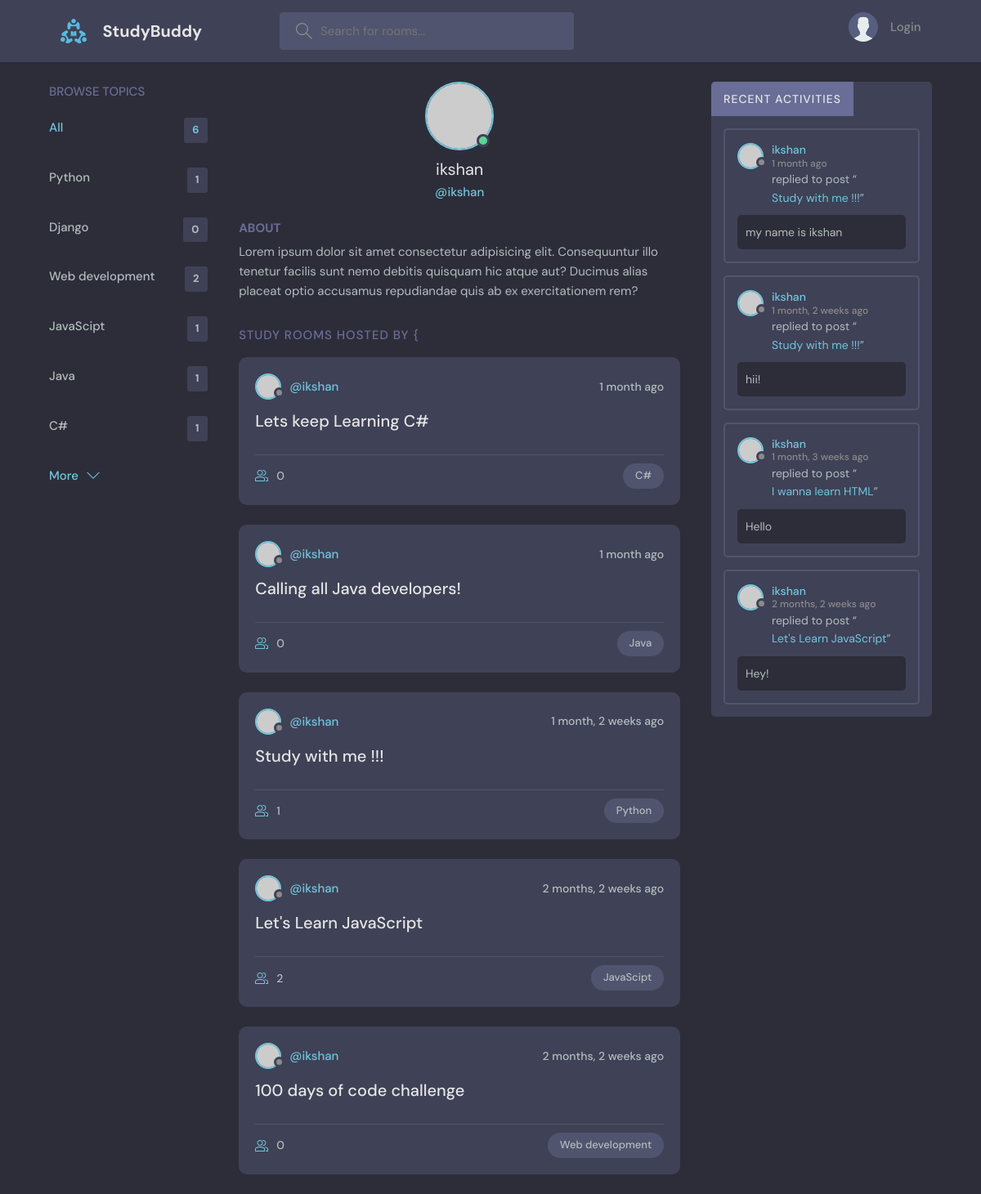
Page /profile/1/ on the earlier database version.
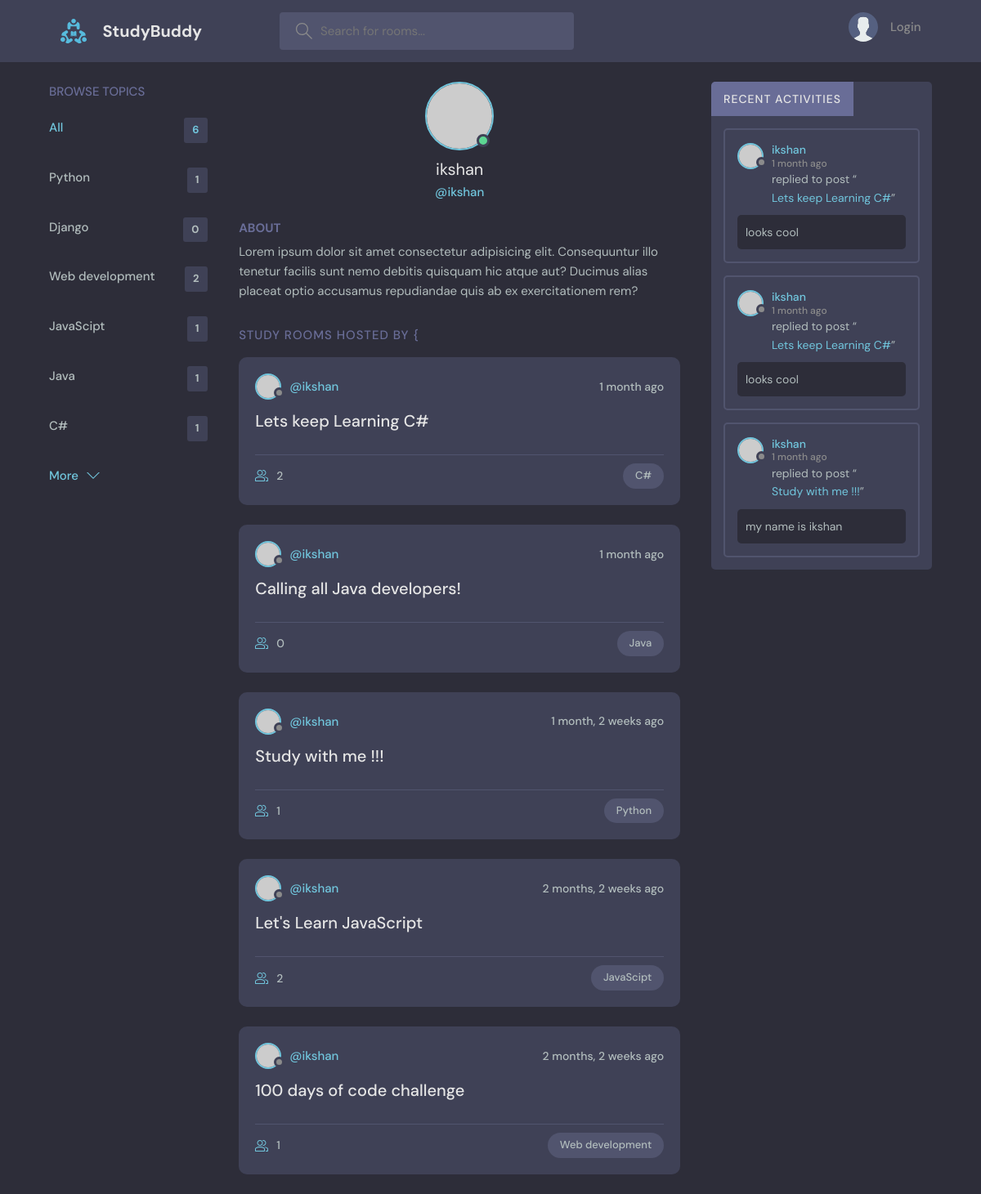
Same page on the later database version.
### base/models.py (models this page shows, shortened)
class Topic(models.Model):
    name = models.CharField(max_length=200)

class Room(models.Model):
    host = models.ForeignKey(User, on_delete=models.SET_NULL, null=TRUE)
    topic = models.ForeignKey(Topic, on_delete=models.SET_NULL, null=TRUE)# A room can have only one topic
    name=models.CharField(max_length=200)
    description=models.TextField(null=True, blank = True) #black =true means that if we make it a form then this feild can still be empty and not give any error
    participants =  models.ManyToManyField(User, related_name='participants', blank=True) #we are creating a many to many field
    updated= models.DateTimeField(auto_now=True) # auto now = true takes a snapshot everytime we save
    created = models.DateTimeField(auto_now_add=True)# auto now add= true takes only the snapshot at the first instance and after that even if we save again, it wont take another snapshot
    class Meta:
        ordering = ['-updated','-created'] #we do this to make sure that when we opst anything using the room_frm, the newst thingy comes at the top
    def __str__(self):
        return self.name

class Message(models.Model): #the chatbot messages model
    user = models.ForeignKey(User, on_delete=models.CASCADE)
    room =  models.ForeignKey(Room, on_delete=models.CASCADE) #this establishes a relationship between the parent model i.e the room and a child model which in this case is the message model, and ondelete we are cascading it i.e deleting all the messages if a room is deleted
    body = models.TextField()
    updated = models.DateTimeField(auto_now=True)
    created = models.DateTimeField(auto_now_add=True)
    class Meta:
        ordering = ['-updated','-created']
    def __str__(self):
        return self.body[0:50]

### base/views.py (the view)
# urls.py: path('profile/<str:pk>/',views.userProfile, name="user-profile"),
def userProfile(request, pk):
    user = User.objects.get(id = pk)
    rooms = user.room_set.all() #remember we can get all the children of a specific object by doing the model name and then underscore set and then whatever we want there so in this case we're getting all of them, in this case parent is the user and children are the rooms that are linked with the particular user
    room_messages = user.message_set.all()
    topics = Topic.objects.all()
    context = {'user':user, 'rooms':rooms, 'topics':topics,'room_messages':room_messages}
    return render(request,'base/profile.html',context)

### base/templates/base/profile.html (shortened to what this page needs)
{% extends 'main.html' %}
{% block content %}
  <main class="profile-page layout layout--3">
    <div class="container">
      {% include 'base/topics_component.html' %}
      <div class="roomList">
        <div class="profile">
          <div class="profile__avatar">
            <div class="avatar avatar--large active">
              <img src="https://randomuser.me/api/portraits/men/11.jpg" />
            </div>
          </div>
          <div class="profile__info">
            <h3>{{user.username}}</h3>
            <p>@{{user.username}}</p>
          </div>
          <div class="profile__about">
            <h3>About</h3>
            <p>
              Lorem ipsum dolor sit amet consectetur adipisicing elit. Consequuntur illo tenetur
              facilis sunt nemo debitis quisquam hic atque aut? Ducimus alias placeat optio
              accusamus repudiandae quis ab ex exercitationem rem?
            </p>
          </div>
        </div>
        <div class="roomList__header">
          <div>
            <h2>Study Rooms Hosted by {</a>
            </h2>
          </div>
        </div>
      {% include 'base/feed_component.html' %}
      </div>
      {% include 'base/activity_component.html' %}
    </div>
  </main>
{% endblock content %}

### templates/main.html (shortened to what this page needs)
<!DOCTYPE html>
{% load static %}
<html lang="en">
  <head>
    <link rel="stylesheet" href="{% static 'styles/style.css' %}" />
  </head>
  <body>
    {% include 'navbar.html' %}
    {% block content %}{% endblock content %}
  </body>
</html>

### templates/navbar.html (shortened to what this page needs)
{% load static %}
<header class="header header--loggedIn">
    <div class="container">
    <a href="{% url 'home' %}" class="header__logo">
      <img src="{% static 'images/logo.svg' %}" />
      <h1>StudyBuddy</h1>
    </a>
    <form class="header__search" method="GET" action="{% url 'home' %}">
        <label>
            <input type="text" placeholder="Search for rooms..." name="q" />
        </label>
    </form>
    <nav class="header__menu">
      {% if request.user.is_authenticated %}
        <div class="header__user">
            <a href="{% url 'update-user' %}">
            <div class="avatar avatar--medium active">
                <img src="https://randomuser.me/api/portraits/men/37.jpg" />
            </div>
            <p>{{request.user.username}} <span>{{request.user.username}}</span></p>
            </a>
            <button class="dropdown-button">
            <svg
                version="1.1"
                xmlns="http://www.w3.org/2000/svg"
                width="32"
                height="32"
                viewBox="0 0 32 32"
            >
                <title>chevron-down</title>
                <path d="M16 21l-13-13h-3l16 16 16-16h-3l-13 13z"></path>
            </svg>
            </button>
      </div>
        {% else %}
        <a href="{% url 'login' %}">
            <img src="{% static 'images/avatar.svg' %}" />
            <p>Login</p>
            </a>
        {% endif %}
    </nav>
  </div>
</header>

### base/templates/base/topics_component.html
<div class="topics">
  <div class="topics__header">
    <h2>Browse Topics</h2>
  </div>
  <ul class="topics__list">
    <li>
      <a href="{% url 'home' %}" class="active">All <span>{{topics.count}}</span></a>
    </li>
    {% for topic in topics %}
    <li>
      <a href="{% url 'home'  %}?q={{topic.name}}">{{topic.name}}<span>{{topic.room_set.all.count}}</span></a>
    </li>
    {% endfor %}
  </ul>
  <a class="btn btn--link" href="{% url 'topics' %}">
    More
    <svg
      version="1.1"
      xmlns="http://www.w3.org/2000/svg"
      width="32"
      height="32"
      viewBox="0 0 32 32"
    >
      <title>chevron-down</title>
      <path d="M16 21l-13-13h-3l16 16 16-16h-3l-13 13z"></path>
    </svg>
  </a>
</div>

### base/templates/base/feed_component.html (shortened to what this page needs)
{% for room in rooms %}
<div class="roomListRoom">
    <div class="roomListRoom__header">
      <a href="{% url 'user-profile' room.host.id %}" class="roomListRoom__author">
        <div class="avatar avatar--small">
          <img src="https://randomuser.me/api/portraits/women/11.jpg" />
        </div>
        <span>@{{room.host.username}}</span>
      </a>
      <div class="roomListRoom__actions">
        <span>{{room.created|timesince}} ago</span>
      </div>
    </div>
    <div class="roomListRoom__content">
      <a href="{% url 'room' room.id %}">{{room.name}}</a>
    </div>
    <div class="roomListRoom__meta">
      <a href="{% url 'room' room.id %}" class="roomListRoom__joined">
        {{room.participants.all.count}}
      </a>
      <p class="roomListRoom__topic">{{room.topic.name}}</p>
    </div>
</div>
{% endfor %}

### base/templates/base/activity_component.html (shortened to what this page needs)
<div class="activities">
  <a href="{% url 'activities' %}">
    <div class="activities__header">
      <h2>Recent Activities</h2>
    </div>
  </a>
  {% for message in room_messages %}
  <div class="activities__box">
    <div class="activities__boxHeader roomListRoom__header">
      <a href="{% url 'user-profile' message.user.id %}" class="roomListRoom__author">
        <div class="avatar avatar--small">
          <img src="https://randomuser.me/api/portraits/women/11.jpg" />
        </div>
        <p>
          {{message.user}}
          <span>{{message.created|timesince}} ago</span>
        </p>
      </a>
    </div>
    <div class="activities__boxContent">
      <p>
        replied to post “<a href="{% url 'room' message.room.id %}">{{message.room.name}}</a
        >”
      </p>
      <div class="activities__boxRoomContent">
        {{message.body}}
      </div>
    </div>
  </div>
  {% endfor %}
</div>

Differences in the rows shown:
removed Message: user "ikshan", created "1 month, 2 weeks", room.name "Study with me !!!", body "hii!"
removed Message: user "ikshan", created "1 month, 3 weeks", room.name "I wanna learn HTML", body "Hello"
removed Message: user "ikshan", created "2 months, 2 weeks", room.name "Let's Learn JavaScript", body "Hey!"
computed for Room "Lets keep Learning C#": participants.all.count "0" → "2"
computed for Room "100 days of code challenge": participants.all.count "0" → "1"
added Message: user "ikshan", created "1 month", room.name "Lets keep Learning C#", body "looks cool"
added Message: user "ikshan", created "1 month", room.name "Lets keep Learning C#", body "looks cool"
